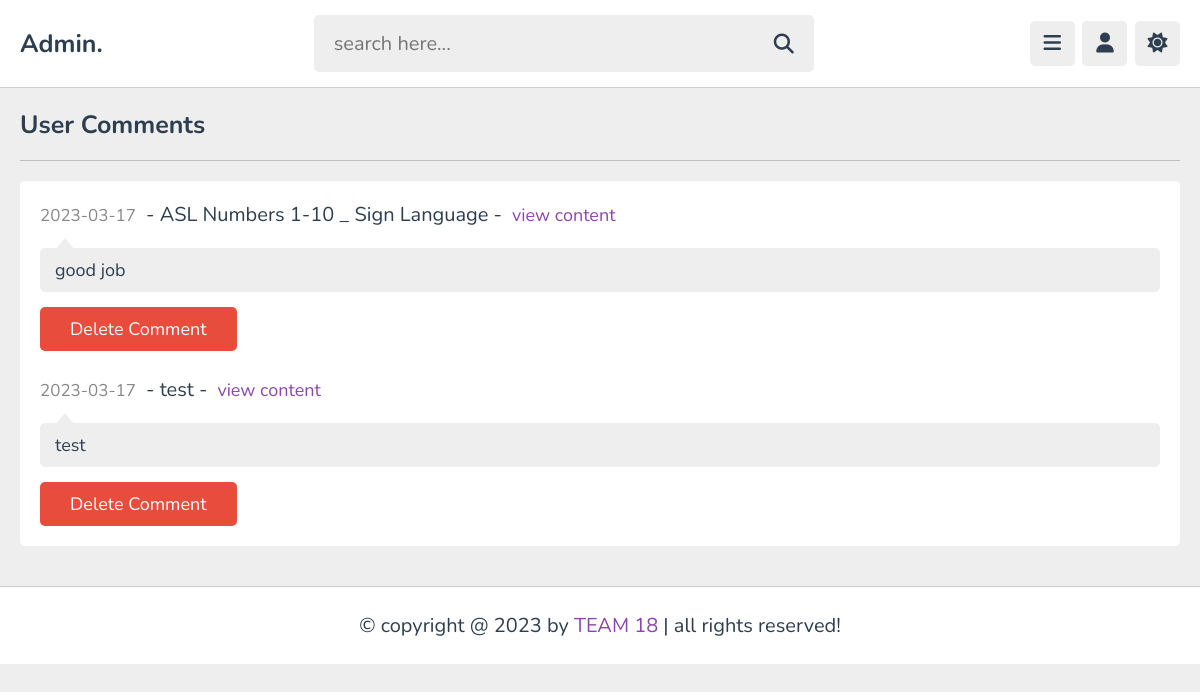
Page /admin/comments.php (signed in) on the committed database.
### tables this page shows
CREATE TABLE `comments` (
  `id` varchar(20) NOT NULL,
  `content_id` varchar(20) NOT NULL,
  `user_id` varchar(20) NOT NULL,
  `tutor_id` varchar(20) NOT NULL,
  `comment` varchar(1000) NOT NULL,
  `date` date NOT NULL DEFAULT current_timestamp()
);

CREATE TABLE `content` (
  `id` varchar(20) NOT NULL,
  `tutor_id` varchar(20) NOT NULL,
  `playlist_id` varchar(20) NOT NULL,
  `title` varchar(100) NOT NULL,
  `description` varchar(1000) NOT NULL,
  `video` varchar(100) NOT NULL,
  `thumb` varchar(100) NOT NULL,
  `date` date NOT NULL DEFAULT current_timestamp(),
  `status` varchar(20) NOT NULL DEFAULT 'deactive'
);

### admin/comments.php (the view, shortened to what this page needs)
<?php
include '../components/connect.php';
if(isset($_COOKIE['tutor_id'])){
   $tutor_id = $_COOKIE['tutor_id'];
}else{
   $tutor_id = '';
   header('location:login.php');
}
?>
<!DOCTYPE html>
<html lang="en">
<head>
   <link rel="stylesheet" href="https://cdnjs.cloudflare.com/ajax/libs/font-awesome/6.2.0/css/all.min.css">
   <link rel="stylesheet" href="../css/admin_style.css">
</head>
<body>
<?php include '../components/admin_header.php'; ?>
<section class="comments">
   <h1 class="heading">user comments</h1>
   <div class="show-comments">
      <?php
         $select_comments = $conn->prepare("SELECT * FROM `comments` WHERE tutor_id = ?");
         $select_comments->execute([$tutor_id]);
         if($select_comments->rowCount() > 0){
            while($fetch_comment = $select_comments->fetch(PDO::FETCH_ASSOC)){
               $select_content = $conn->prepare("SELECT * FROM `content` WHERE id = ?");
               $select_content->execute([$fetch_comment['content_id']]);
               $fetch_content = $select_content->fetch(PDO::FETCH_ASSOC);
      ?>
      <div class="box" style="<?php if($fetch_comment['tutor_id'] == $tutor_id){echo 'order:-1;';} ?>">
         <div class="content"><span><?= $fetch_comment['date']; ?></span><p> - <?= $fetch_content['title']; ?> - </p><a href="view_content.php?get_id=<?= $fetch_content['id']; ?>">view content</a></div>
         <p class="text"><?= $fetch_comment['comment']; ?></p>
         <form action="" method="post">
            <button type="submit" name="delete_comment" class="inline-delete-btn" onclick="return confirm('delete this comment?');">delete comment</button>
         </form>
      </div>
      <?php
       }
      }else{
         echo '<p class="empty">no comments added yet!</p>';
      }
      ?>
      </div>
</section>
<?php include '../components/footer.php'; ?>
</body>
</html>

### css/admin_style.css (style rules this page uses)
:root { --main-color:#8e44ad; --red:#e74c3c; --oragen:#f39c12; --white:#fff; --black:#2c3e50; --light-color:#888; --light-bg:#eee; --border:.1rem solid rgba(0,0,0,.2); }
* { font-family: 'Nunito', sans-serif; margin: 0; padding: 0; box-sizing: border-box; outline: none; border: none; text-decoration: none; }
html { font-size: 62.5%; overflow-x: hidden; }
body { background-color: var(--light-bg); padding-left: 30rem; }
section { padding:2rem; max-width: 1200px; margin: 0 auto; }
.btn, .option-btn, .delete-btn, .inline-btn, .inline-option-btn, .inline-delete-btn { border-radius: .5rem; padding: 1rem 3rem; font-size: 1.8rem; color: #fff; margin-top: 1rem; text-transform: capitalize; cursor: pointer; text-align: center; }
.inline-btn, .inline-option-btn, .inline-delete-btn { display: inline-block; }
.delete-btn, .inline-delete-btn { background-color: var(--red); }
.heading { padding-bottom: 1.8rem; border-bottom: var(--border); font-size: 2.5rem; color: var(--black); text-transform: capitalize; margin-bottom: 2rem; }
.comments .show-comments { background-color: var(--white); border-radius: .5rem; padding: 2rem; display: grid; gap: 2.5rem; }
.comments .show-comments .content { margin-bottom: 2rem; }
.comments .show-comments .content p { font-size: 2rem; color: var(--black); padding: 0 1rem; display: inline-block; }
.comments .show-comments .content span { font-size: 1.7rem; color: var(--light-color); }
.comments .show-comments .content a { color: var(--main-color); font-size: 1.8rem; }
.comments .show-comments .text { border-radius: .5rem; background-color: var(--light-bg); padding: 1rem 1.5rem; color: var(--black); margin: .5rem 0; position: relative; z-index: 0; white-space: pre-line; font-size: 1.8rem; }
.comments .show-comments .text::before { content: ''; position: absolute; top: -1rem; left: 1.5rem; height: 1.2rem; width: 2rem; background-color: var(--light-bg); clip-path: polygon(50% 0%, 0% 100%, 100% 100%); }
@media (max-width:1200px) { body { padding-left: 0; } }

### rows in the picture
comments: date "2023-03-17", content.title "ASL Numbers 1-10 _ Sign Language", comment "good job"
comments: date "2023-03-17", content.title "test", comment "test"
